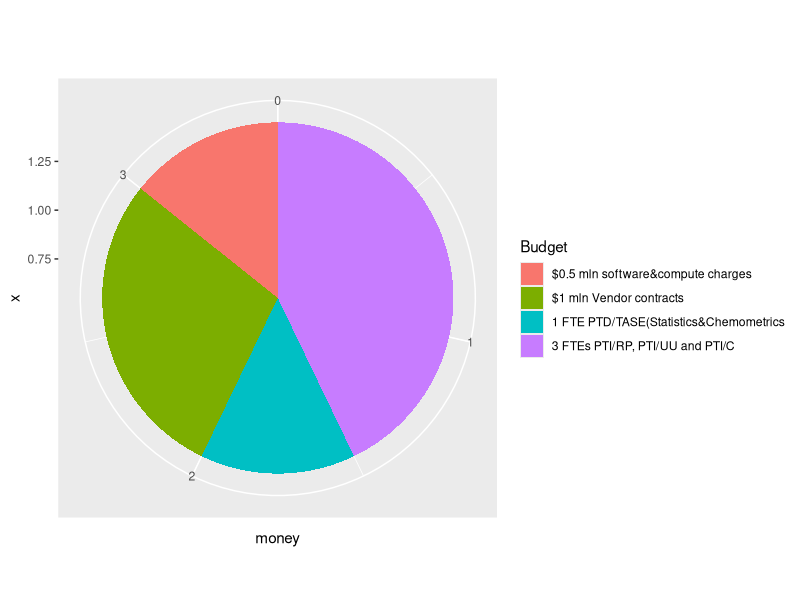

The R source for this figure:

require("ggplot2")
dat <- data.frame(money=c(1, 0.5, 0.5, 1.5), 
                     Budget=c("$1 mln Vendor contracts", 
                            "$0.5 mln software&compute charges",
                            "1 FTE PTD/TASE(Statistics&Chemometrics",
                            "3 FTEs PTI/RP, PTI/UU and PTI/C")
                     )

#pie(budget)


p <- ggplot(dat, aes(x=1, y=money, fill=Budget)) +
  geom_bar(stat="identity") +
  ggtitle(" ")

p <- p + coord_polar(theta='y')
print(p)




